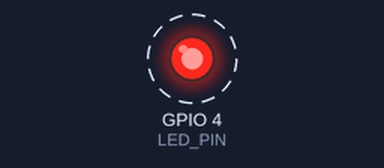
A sketch run on a simulated ESP32. Parts: output pins drawn as LEDs (lit = HIGH). Dashed ring = blinking. What the sketch prints to the serial monitor is not drawn.

Above: at 0.2 s.
Timing chart, 0 to 5.8 s (numbered marks = the images above):
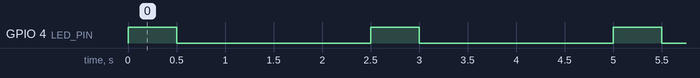

Measured:
- by itself, GPIO 4 (LED_PIN): alternates HIGH for 0.50 s and LOW for 2.0 s

The sketch:

2_Task1_2.ino
```cpp
#define LED_PIN 4

void setup() {
  // put your setup code here, to run once:
  Serial.begin(115200);
  Serial.println("Hello, ESP32!");
  pinMode(LED_PIN,  OUTPUT);
}

void loop() {
  // put your main code here, to run repeatedly:
  digitalWrite(LED_PIN, HIGH);
  delay(500);
  digitalWrite(LED_PIN, LOW);
  delay(2000);
}
```
